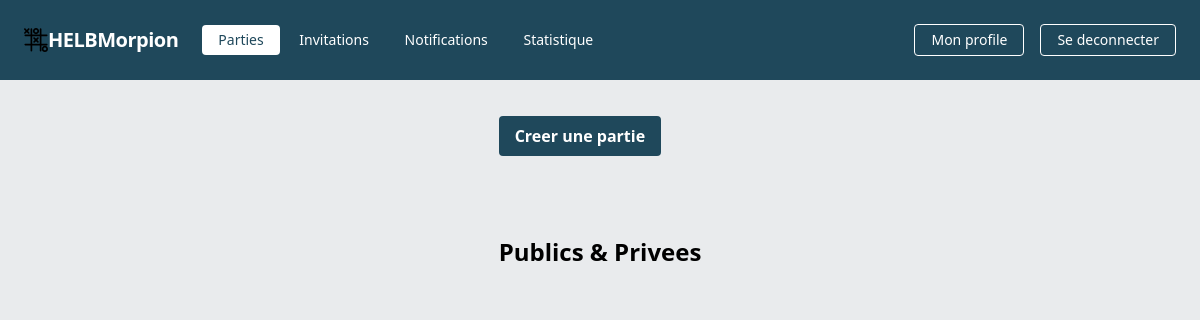
The app's page / (signed in), older data.
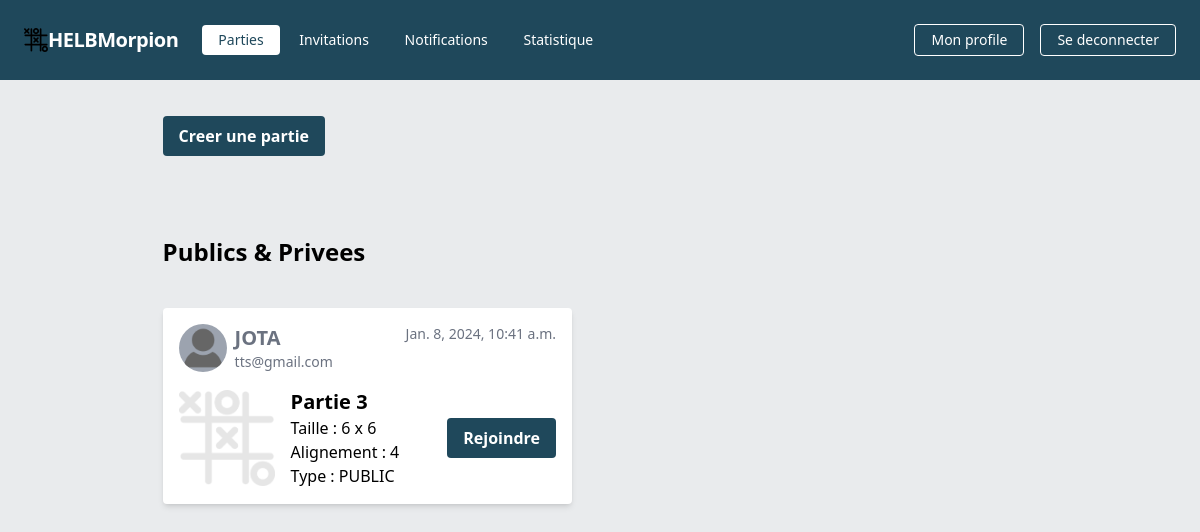
The same page, newer data.
### Morpion/models.py (models this page shows)
class Game(models.Model):
    id = models.AutoField(primary_key=True)
    title = models.CharField(max_length=100)
    visibility = models.CharField(max_length=20, default="PUBLIC")
    access_code = models.CharField(max_length=20,blank=True)
    created_at = models.DateTimeField(default=datetime.now, blank=True)
    owner = models.ForeignKey(User, on_delete=models.CASCADE)
    config = models.ForeignKey(GameConfig, on_delete=models.CASCADE)
    board = models.JSONField(default=list, blank=True)
    current_player = models.ForeignKey(User, on_delete=models.CASCADE, related_name='current_player', null=True, blank=True)
    player1 = models.ForeignKey(User, on_delete=models.CASCADE, related_name='player1_games',null=True, blank=True)
    player2 = models.ForeignKey(User, on_delete=models.CASCADE, related_name='player2_games',null=True, blank=True)
    symbol = models.JSONField(blank=True,null=True)
    symbol = models.JSONField(blank=True,null=True)
    status = models.CharField(max_length=20, default="NOT_STARTED")

class User(models.Model):
    id = models.IntegerField(unique=True, primary_key=True)
    name = models.CharField(max_length=100)
    email = models.EmailField(unique=True)
    password = models.CharField(max_length=200, default="")

class GameConfig(models.Model):
    id =  models.AutoField(primary_key=True)
    grid_size = models.IntegerField(default=3)
    alignment = models.IntegerField(default=3)
    created_at =  models.DateField(default=datetime.now, blank=True)

### Morpion/views.py (the view)
# urls.py: path('', views.partie, name="partie"),
def partie(request):
    if not request.session.has_key('isLogin'):
        return redirect("signin")
    games = Game.objects.filter(~Q(status="FINISHED")).order_by("-created_at")
    context = {"ACTIVE_VIEW": VIEW_PARTIE, "games": games}
    return render(request, "pages/morpion/partie/home.html", context)

### Morpion/views.py (called while the page is built)
def global_vars(request):
    return {
        'VIEW_PARTIE': VIEW_PARTIE,
        'VIEW_INVITATION': VIEW_INVITATION,
        'VIEW_NOTIFICATION': VIEW_NOTIFICATION,
        'VIEW_STATISTIQUE': VIEW_STATISTIQUE,
        'VIEW_PROFIL': VIEW_PROFIL,
    }

### Morpion/templates/pages/morpion/partie/home.html (shortened to what this page needs)
{% extends 'base-page.html' %}
{% load static %}
{% block pageContainer %}
  <div class="flex flex-col h-full gap-10 mt-4 p-5 mb-4">
    <div class="w-full">
      <a href="{% url 'creation_partie' %}"><button>Creer une partie</button></a>
    </div>
    <span class="font-extrabold text-2xl mt-10">Publics & Privees</span>
    <div class="grid grid-cols-2 gap-x-14 gap-y-8">
      {% for game in games %}
        <div class="flex flex-col p-4 bg-white shadow-md rounded gap-4">
          <div class="flex">
            <div class="flex flex-1 gap-2">
              <img alt="Morpion" class="rounded-full h-[48px] w-[48px] bg-gray-400" src="{% static 'avatar.png' %}" />
              <div class="flex flex-col text-gray-500">
                <span class="font-semibold text-xl">{{ game.owner.name }}</span>
                <span class="text-sm">{{ game.owner.email }}</span>
              </div>
            </div>
            <span class="text-gray-500 text-sm">{{ game.created_at }}</span>
          </div>
          <div class="flex gap-12 items-center">
            <div class="flex items-center">
              <img alt="Morpion" class="h-[96px] w-[96px] rounded" src="{% static 'g12.png' %}" />
              <div class="flex flex-col justify-between flex-1 ps-4">
                <span class="font-semibold text-xl">{{ game.title }}</span>
                <span>Taille : <span class="font-medium">{{ game.config.grid_size }} x {{ game.config.grid_size }}</span></span>
                <span>Alignement : <span class="font-medium">{{ game.config.alignment }}</span></span>
                <span>Type : <span class="font-medium">{{ game.visibility }}</span></span>
              </div>
            </div>
            <a href="{% url 'play_game' game.id %}"><button type="button">Rejoindre</button></a>
          </div>
        </div>
      {% endfor %}
    </div>
  </div>
{% endblock %}

Row changes from the older to the newer data that the page shows:
added Game: owner.name "JOTA", owner.email "tts@gmail.com", created_at "Jan. 8, 2024, 10:41 a.m.", title "Partie 3", config.grid_size "6", config.alignment "4", visibility "PUBLIC"
